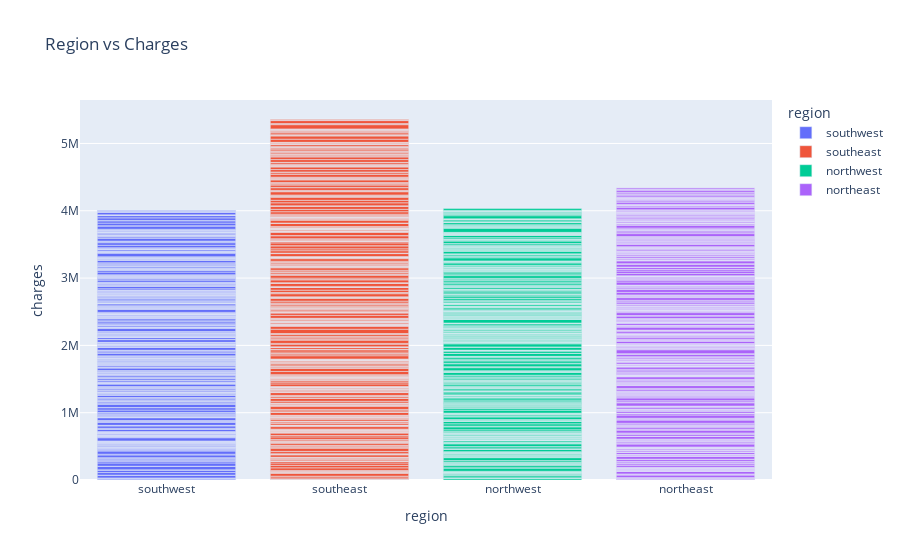

The code cell stored with this chart in its notebook:
### Code cell
fig = px.bar(df,x='region', y='charges', color='region', title='Region vs Charges' )
fig.show()

### Figure 1 — Plotly figure (JSON) as saved in the notebook; plotly's stock layout.template omitted (floating-point values rounded to 4 significant figures; data arrays with more than 128 entries replaced by an {"elided": "..."} marker saying what was removed)
{"data": [{"alignmentgroup": "True", "hovertemplate": "region=%{x}<br>charges=%{y}<extra></extra>", "legendgroup": "southwest", "marker": {"color": "#636efa", "pattern": {"shape": ""}}, "name": "southwest", "offsetgroup": "southwest", "orientation": "v", "showlegend": true, "textposition": "auto", "type": "bar", "x": {"elided": "325 str values"}, "xaxis": "x", "y": {"elided": "325 float values"}, "yaxis": "y"}, {"alignmentgroup": "True", "hovertemplate": "region=%{x}<br>charges=%{y}<extra></extra>", "legendgroup": "southeast", "marker": {"color": "#EF553B", "pattern": {"shape": ""}}, "name": "southeast", "offsetgroup": "southeast", "orientation": "v", "showlegend": true, "textposition": "auto", "type": "bar", "x": {"elided": "364 str values"}, "xaxis": "x", "y": {"elided": "364 float values"}, "yaxis": "y"}, {"alignmentgroup": "True", "hovertemplate": "region=%{x}<br>charges=%{y}<extra></extra>", "legendgroup": "northwest", "marker": {"color": "#00cc96", "pattern": {"shape": ""}}, "name": "northwest", "offsetgroup": "northwest", "orientation": "v", "showlegend": true, "textposition": "auto", "type": "bar", "x": {"elided": "325 str values"}, "xaxis": "x", "y": {"elided": "325 float values"}, "yaxis": "y"}, {"alignmentgroup": "True", "hovertemplate": "region=%{x}<br>charges=%{y}<extra></extra>", "legendgroup": "northeast", "marker": {"color": "#ab63fa", "pattern": {"shape": ""}}, "name": "northeast", "offsetgroup": "northeast", "orientation": "v", "showlegend": true, "textposition": "auto", "type": "bar", "x": {"elided": "324 str values"}, "xaxis": "x", "y": {"elided": "324 float values"}, "yaxis": "y"}], "layout": {"barmode": "relative", "legend": {"title": {"text": "region"}, "tracegroupgap": 0}, "title": {"text": "Region vs Charges"}, "xaxis": {"anchor": "y", "categoryarray": ["southwest", "southeast", "northwest", "northeast"], "categoryorder": "array", "domain": [0, 1], "title": {"text": "region"}}, "yaxis": {"anchor": "x", "domain": [0, 1], "title": {"text": "charges"}}}}
